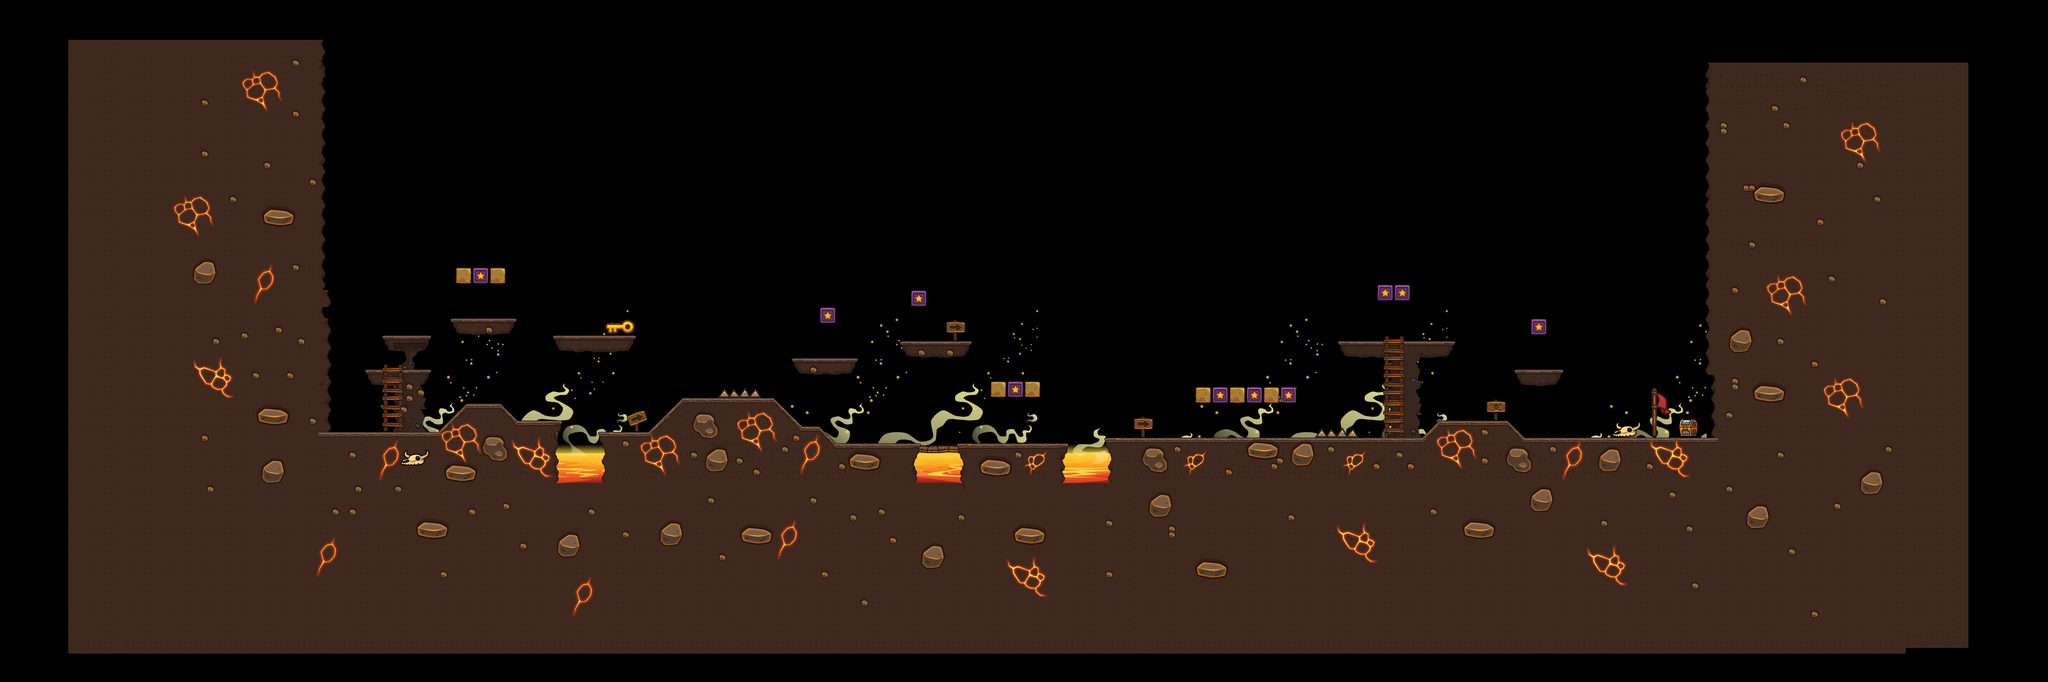

Below is a game level as drawn by its tile map, then a one-line description and the .tmx that defines it (tile-layer data replaced by summaries):
An orthogonal 360x120 tile map with 16x16 px tiles, 4 tile layers (图块层 2, 图块层 2的副本, 物体, 装饰物), 4 tilesets and 96 objects.

<map version="1.5" tiledversion="1.6.0" orientation="orthogonal" renderorder="right-down" width="360" height="120" tilewidth="16" tileheight="16" infinite="0" nextlayerid="14" nextobjectid="142">
 <tileset firstgid="1" name="background1" tilewidth="16" tileheight="16" tilecount="2880" columns="72">
  <image source="Volcano Level Set_Background - Layer 00.png" trans="ffffff" width="1152" height="640" />
 </tileset>
 <tileset firstgid="2881" name="background1" tilewidth="16" tileheight="16" tilecount="2880" columns="72">
  <image source="Volcano Level Set_Background - Layer 00.png" trans="ffffff" width="1152" height="640" />
 </tileset>
 <tileset firstgid="5761" name="background2" tilewidth="16" tileheight="16" tilecount="2880" columns="72">
  <image source="Volcano Level Set_Background - Layer 01.png" trans="ffffff" width="1152" height="640" />
 </tileset>
 <tileset firstgid="8641" name="物体" tilewidth="144" tileheight="144" tilecount="44" columns="0">
  <grid orientation="orthogonal" width="1" height="1" />
  <tile id="0">
   <image width="48" height="48" source="Volcano Level Set_Platformer - Ground 01.png" />
  </tile>
  <tile id="1">
   <image width="48" height="48" source="Volcano Level Set_Platformer - Ground 02.png" />
  </tile>
  <tile id="2">
   <image width="48" height="48" source="Volcano Level Set_Platformer - Ground 03.png" />
  </tile>
  <tile id="3">
   <image width="48" height="48" source="Volcano Level Set_Platformer - Ground 04.png" />
  </tile>
  <tile id="4">
   <image width="48" height="48" source="Volcano Level Set_Platformer - Ground 05.png" />
  </tile>
  <tile id="5">
   <image width="48" height="48" source="Volcano Level Set_Platformer - Ground 06.png" />
  </tile>
  <tile id="6">
   <image width="48" height="48" source="Volcano Level Set_Platformer - Ground 07.png" />
  </tile>
  <tile id="7">
   <image width="48" height="48" source="Volcano Level Set_Platformer - Ground 08.png" />
  </tile>
  <tile id="8">
   <image width="48" height="48" source="Volcano Level Set_Platformer - Ground 09.png" />
  </tile>
  <tile id="9">
   <image width="48" height="48" source="Volcano Level Set_Platformer - Ground 10.png" />
  </tile>
  <tile id="10">
   <image width="48" height="48" source="Volcano Level Set_Platformer - Ground 11.png" />
  </tile>
  <tile id="11">
   <image width="48" height="48" source="Volcano Level Set_Platformer - Ground 12.png" />
  </tile>
  <tile id="12">
   <image width="48" height="48" source="Volcano Level Set_Platformer - Ground 013.png" />
  </tile>
  <tile id="13">
   <image width="96" height="96" source="Volcano Level Set_Platformer - Ground Additional 01.png" />
  </tile>
  <tile id="14">
   <image width="96" height="96" source="Volcano Level Set_Platformer - Ground Additional 02.png" />
  </tile>
  <tile id="15">
   <image width="96" height="96" source="Volcano Level Set_Platformer - Ground Additional 03.png" />
  </tile>
  <tile id="16">
   <image width="96" height="96" source="Volcano Level Set_Platformer - Ground Additional 04.png" />
  </tile>
  <tile id="17">
   <image width="32" height="96" source="Volcano Level Set_Platformer - Ground Additional 05.png" />
  </tile>
  <tile id="18">
   <image width="32" height="96" source="Volcano Level Set_Platformer - Ground Additional 06.png" />
  </tile>
  <tile id="19">
   <image width="48" height="48" source="Volcano Level Set_Platformer - Ground Additional 07.png" />
  </tile>
  <tile id="20">
   <image width="64" height="64" source="Volcano Level Set_Platformer - Ladder.png" />
  </tile>
  <tile id="21">
   <image width="128" height="32" source="Volcano Level Set_Platformer - Spikes.png" />
  </tile>
  <tile id="22">
   <image width="48" height="48" source="Volcano Level Set_Platformer - Star.png" />
  </tile>
  <tile id="23">
   <image width="48" height="48" source="Volcano Level Set_Platformer - Stone.png" />
  </tile>
  <tile id="24">
   <image width="48" height="48" source="Volcano Level Set_Platformer - Wooden Barrel.png" />
  </tile>
  <tile id="25">
   <image width="48" height="48" source="Volcano Level Set_Platformer - Wooden Box.png" />
  </tile>
  <tile id="26">
   <image width="128" height="32" source="Volcano Level Set_Platformer - Wooden Bridge.png" />
  </tile>
  <tile id="27">
   <image width="128" height="128" source="Volcano Level Set_Environment - Crack 01.png" />
  </tile>
  <tile id="28">
   <image width="144" height="144" source="Volcano Level Set_Environment - Crack 03.png" />
  </tile>
  <tile id="29">
   <image width="80" height="128" source="Volcano Level Set_Environment - Crack 06.png" />
  </tile>
  <tile id="30">
   <image width="96" height="48" source="Volcano Level Set_Environment - Golden Key.png" />
  </tile>
  <tile id="31">
   <image width="128" height="32" source="Volcano Level Set_Environment - Lava 01.png" />
  </tile>
  <tile id="32">
   <image width="64" height="144" source="Volcano Level Set_Environment - Red Flag.png" />
  </tile>
  <tile id="33">
   <image width="96" height="96" source="Volcano Level Set_Environment - Rock 01.png" />
  </tile>
  <tile id="34">
   <image width="96" height="96" source="Volcano Level Set_Environment - Rock 02.png" />
  </tile>
  <tile id="35">
   <image width="128" height="64" source="Volcano Level Set_Environment - Rock 03.png" />
  </tile>
  <tile id="36">
   <image width="64" height="64" source="Volcano Level Set_Environment - Signpost 01.png" />
  </tile>
  <tile id="37">
   <image width="64" height="64" source="Volcano Level Set_Environment - Signpost 02.png" />
  </tile>
  <tile id="38">
   <image width="64" height="64" source="Volcano Level Set_Environment - Signpost 03.png" />
  </tile>
  <tile id="39">
   <image width="64" height="64" source="Volcano Level Set_Environment - Signpost 04.png" />
  </tile>
  <tile id="40">
   <image width="96" height="48" source="Volcano Level Set_Environment - Skull.png" />
  </tile>
  <tile id="41">
   <image width="64" height="64" source="Volcano Level Set_Collectable Object - Locked Golden Treasure Box.png" />
  </tile>
  <tile id="42">
   <image width="96" height="80" source="Volcano Level Set_Environment - Crack 05.png" />
  </tile>
  <tile id="43">
   <image width="32" height="32" source="Volcano Level Set_Environment - Rock 05.png" />
  </tile>
 </tileset>
 <objectgroup id="8" name="互动">
  <object id="31" x="1328" y="752" width="46.5" height="47.5" />
  <object id="32" x="2303" y="863.5" width="48.5" height="48" />
  <object id="33" x="2560.5" y="816" width="47.5" height="48" />
  <object id="34" x="2833.5" y="1072.5" width="45" height="46.5" />
  <object id="35" x="3409" y="1087.5" width="44.5" height="47.5" />
  <object id="36" x="3504.5" y="1087.5" width="45.5" height="47.5" />
  <object id="37" x="3601" y="1089" width="45" height="46.5" />
  <object id="38" x="3873.5" y="801.5" width="45.5" height="46" />
  <object id="39" x="3921" y="800" width="46" height="47.5" />
  <object id="40" x="4304.5" y="896" width="46.5" height="47.5" />
  </objectgroup>
 <layer id="3" name="图块层 2" width="360" height="120">
  <data>[43200 cells, 9600 non-empty, 2880 distinct tile ids]</data>
 </layer>
 <layer id="11" name="图块层 2的副本" width="360" height="120">
  <data>[43200 cells, 9600 non-empty, 2880 distinct tile ids]</data>
 </layer>
 <layer id="4" name="物体" width="360" height="120">
  <data>[43200 cells, 13644 non-empty, 22 distinct tile ids]</data>
 </layer>
 <layer id="5" name="装饰物" width="360" height="120">
  <data>[43200 cells, 2129 non-empty, 14 distinct tile ids]</data>
 </layer>
 <objectgroup id="9" name="PlayerLayer">
  <!-- 1 objects omitted --></objectgroup>
 <objectgroup id="13" name="ZeusLayer">
  <!-- 3 objects omitted --></objectgroup>
 <objectgroup id="10" name="EnemyLayer">
  <!-- 4 objects omitted --></objectgroup>
 <objectgroup id="12" name="CollisionLayer">
  <!-- 74 objects omitted --></objectgroup>
</map>
<!-- 86 of 96 objects omitted -->
